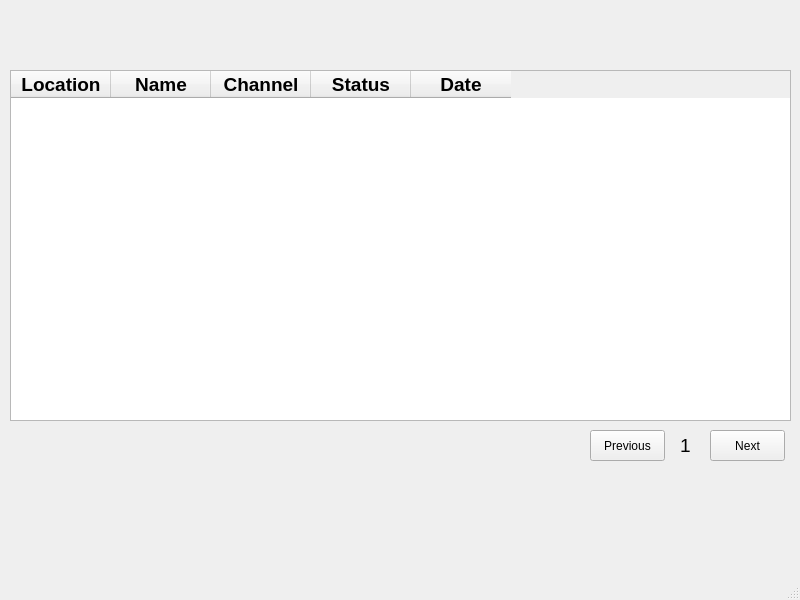
<?xml version="1.0" encoding="UTF-8"?>
<ui version="4.0">
 <class>MainWindow</class>
 <widget class="QMainWindow" name="MainWindow">
  <property name="geometry">
   <rect>
    <x>0</x>
    <y>0</y>
    <width>800</width>
    <height>600</height>
   </rect>
  </property>
  <property name="windowTitle">
   <string>MainWindow</string>
  </property>
  <widget class="QWidget" name="centralwidget">
   <widget class="QTableWidget" name="tableWidget">
    <property name="geometry">
     <rect>
      <x>10</x>
      <y>70</y>
      <width>781</width>
      <height>351</height>
     </rect>
    </property>
    <property name="sizeIncrement">
     <size>
      <width>0</width>
      <height>0</height>
     </size>
    </property>
    <property name="inputMethodHints">
     <set>Qt::ImhNone</set>
    </property>
    <column>
     <property name="text">
      <string>Location</string>
     </property>
     <property name="font">
      <font>
       <pointsize>14</pointsize>
       <weight>75</weight>
       <bold>true</bold>
      </font>
     </property>
     <property name="textAlignment">
      <set>AlignCenter</set>
     </property>
    </column>
    <column>
     <property name="text">
      <string>Name</string>
     </property>
     <property name="font">
      <font>
       <pointsize>14</pointsize>
       <weight>75</weight>
       <bold>true</bold>
      </font>
     </property>
     <property name="textAlignment">
      <set>AlignCenter</set>
     </property>
    </column>
    <column>
     <property name="text">
      <string>Channel</string>
     </property>
     <property name="font">
      <font>
       <pointsize>14</pointsize>
       <weight>75</weight>
       <bold>true</bold>
      </font>
     </property>
     <property name="textAlignment">
      <set>AlignCenter</set>
     </property>
    </column>
    <column>
     <property name="text">
      <string>Status</string>
     </property>
     <property name="font">
      <font>
       <pointsize>14</pointsize>
       <weight>75</weight>
       <bold>true</bold>
      </font>
     </property>
     <property name="textAlignment">
      <set>AlignCenter</set>
     </property>
    </column>
    <column>
     <property name="text">
      <string>Date</string>
     </property>
     <property name="font">
      <font>
       <pointsize>14</pointsize>
       <weight>75</weight>
       <bold>true</bold>
      </font>
     </property>
     <property name="textAlignment">
      <set>AlignCenter</set>
     </property>
    </column>
   </widget>
   <widget class="QPushButton" name="pushButton_2">
    <property name="geometry">
     <rect>
      <x>710</x>
      <y>430</y>
      <width>75</width>
      <height>31</height>
     </rect>
    </property>
    <property name="text">
     <string>Next</string>
    </property>
   </widget>
   <widget class="QPushButton" name="pushButton_3">
    <property name="geometry">
     <rect>
      <x>590</x>
      <y>430</y>
      <width>75</width>
      <height>31</height>
     </rect>
    </property>
    <property name="text">
     <string>Previous</string>
    </property>
   </widget>
   <widget class="QLabel" name="label">
    <property name="geometry">
     <rect>
      <x>680</x>
      <y>430</y>
      <width>21</width>
      <height>31</height>
     </rect>
    </property>
    <property name="font">
     <font>
      <pointsize>14</pointsize>
     </font>
    </property>
    <property name="text">
     <string>1</string>
    </property>
   </widget>
  </widget>
  <widget class="QMenuBar" name="menubar">
   <property name="geometry">
    <rect>
     <x>0</x>
     <y>0</y>
     <width>800</width>
     <height>21</height>
    </rect>
   </property>
  </widget>
  <widget class="QStatusBar" name="statusbar"/>
 </widget>
 <resources/>
 <connections/>
</ui>
